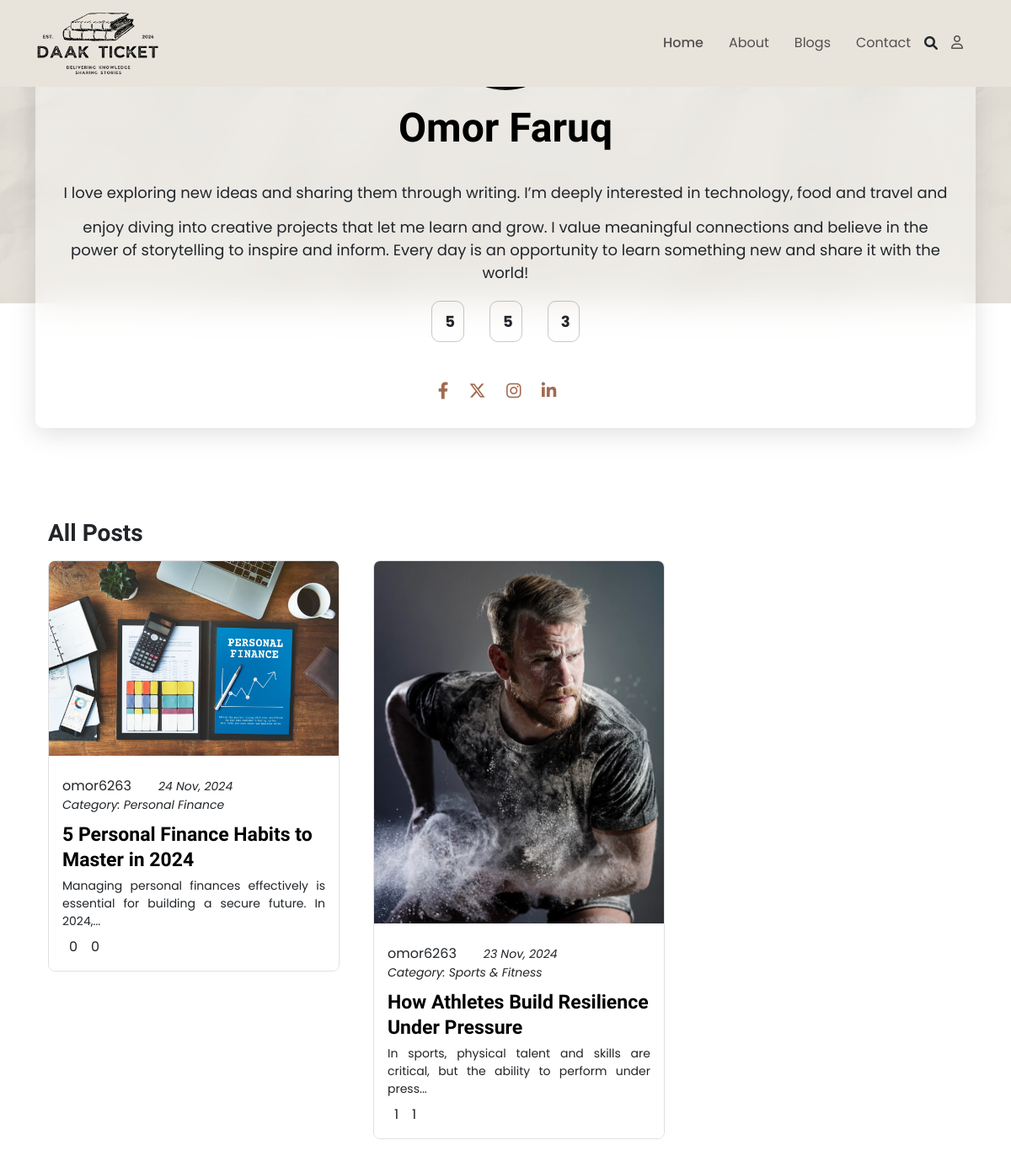
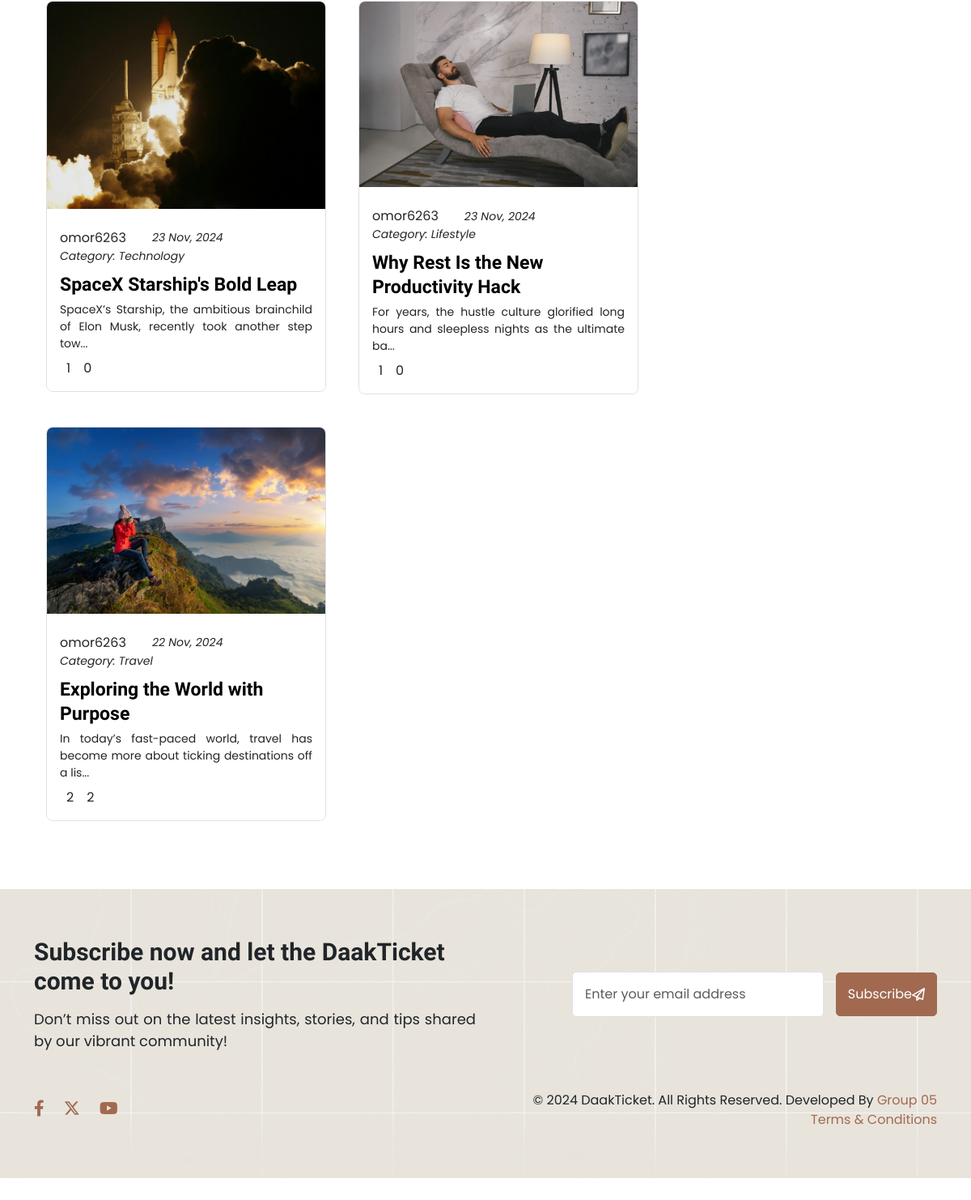
Screenshot of /profile.php?user_id=47 with the database file from the repository (2 pictures, top to bottom).
### tables this page shows
CREATE TABLE `user` (
  `user_id` int(11) NOT NULL,
  `username` varchar(50) NOT NULL,
  `first_name` varchar(50) DEFAULT NULL,
  `last_name` varchar(50) DEFAULT NULL,
  `email` varchar(100) NOT NULL,
  `password_hash` varchar(255) NOT NULL,
  `created_at` timestamp NOT NULL DEFAULT current_timestamp(),
  `role_id` int(11) DEFAULT 1002,
  `registration_date` timestamp NOT NULL DEFAULT current_timestamp(),
  `status` enum('active','inactive','banned') DEFAULT 'active',
  `user_otp` text DEFAULT NULL,
  `reset_token_hash` varchar(64) DEFAULT NULL,
  `reset_token_expires_at` datetime DEFAULT NULL
);

CREATE TABLE `blog_post` (
  `post_id` int(11) NOT NULL,
  `user_id` int(11) DEFAULT NULL,
  `title` varchar(255) NOT NULL,
  `content` text NOT NULL,
  `created_at` timestamp NOT NULL DEFAULT current_timestamp(),
  `updated_at` timestamp NOT NULL DEFAULT current_timestamp() ON UPDATE current_timestamp(),
  `feature_image` varchar(500) NOT NULL,
  `category_id` int(11) DEFAULT NULL,
  `status` enum('pending','approved','rejected','draft') DEFAULT 'pending',
  `rejection_reason` text DEFAULT NULL
);

CREATE TABLE `category` (
  `category_id` int(11) NOT NULL,
  `category_name` varchar(50) NOT NULL
);

### profile.php (the view, shortened to what this page needs)
<?php
include 'header.php';
$user_id = isset($_GET['user_id']) ? intval($_GET['user_id']) : null;
$user_query = "
    SELECT
        u.username, u.first_name, u.last_name, u.email,
        up.bio, up.profile_picture, up.facebook_link, up.twitter_link, up.instagram_link, up.linkedin_link,
        (SELECT COUNT(*) FROM blog_post WHERE user_id = u.user_id AND status = 'approved') AS total_posts,
        (SELECT COUNT(*) FROM likes l
         JOIN blog_post p ON l.post_id = p.post_id
         WHERE p.user_id = u.user_id AND p.status = 'approved') AS total_likes,
        (SELECT COUNT(*) FROM comment c
         JOIN blog_post p ON c.post_id = p.post_id
         WHERE p.user_id = u.user_id AND p.status = 'approved') AS total_comments
    FROM user u
    LEFT JOIN user_profile up ON u.user_id = up.user_id
    WHERE u.user_id = $user_id
";
$user_result = mysqli_query($conn, $user_query);
$user = mysqli_fetch_assoc($user_result);
?>
<div class="banner_user ">
    <div class="container">
        <div class="row">
        </div>
    </div>
</div>
<div class="main">
    <div class="container">
        <div class="row">
            <div class="col-md-12">
                <div class="profile user_pfp">
                    <h2 class="mt-3"><?php echo htmlspecialchars($user['first_name'] . ' ' . $user['last_name']); ?>
                    </h2>
                    <p>
                        <?php echo htmlspecialchars($user['bio'] ?: 'No bio available.'); ?>
                    </p>
                    <div class="total_inter">
                        <div class="post_qty qty">
                            <i class="lni lni-pen-to-square"></i><strong><?php echo $user['total_posts']; ?></strong>
                        </div>
                        <div class="like_qty qty">
                            <i class="lni lni-thumbs-up-3"></i><strong><?php echo $user['total_likes']; ?></strong>
                        </div>
                        <div class="comment_qty qty">
                                <strong><?php echo $user['total_comments']; ?></strong>
                        </div>
                    </div>
                    <div class="social_links_user social_icon mt-5">
                        <?php if (!empty($user['facebook_link'])): ?>
                            <a href="<?php echo htmlspecialchars($user['facebook_link']); ?>" target="_blank">
                                <i class="fa-brands fa-facebook-f"></i>
                            </a>
                        <?php endif; ?>
                        <?php if (!empty($user['twitter_link'])): ?>
                            <a href="<?php echo htmlspecialchars($user['twitter_link']); ?>" target="_blank">
                                <i class="fa-brands fa-x-twitter"></i>
                            </a>
                        <?php endif; ?>
                        <?php if (!empty($user['instagram_link'])): ?>
                            <a href="<?php echo htmlspecialchars($user['instagram_link']); ?>" target="_blank">
                                <i class="fa-brands fa-instagram"></i>
                            </a>
                        <?php endif; ?>
                        <?php if (!empty($user['linkedin_link'])): ?>
                            <a href="<?php echo htmlspecialchars($user['linkedin_link']); ?>" target="_blank">
                                <i class="fa-brands fa-linkedin-in"></i>
                            </a>
                        <?php endif; ?>
                    </div>
                </div>
            </div>
            <div class="col-md-12">
                <div class="user_posts cp60 mt-5">
                    <h3 class="mb-3">All Posts</h3>
                    <div class="row" id="masonry-grid">
                        <?php
                        $post_query = "
                              SELECT
        p.post_id, p.title, p.feature_image, p.created_at, p.updated_at, p.content,
        c.category_name,
        u.username
    FROM blog_post p
    LEFT JOIN category c ON p.category_id = c.category_id
    LEFT JOIN user u ON p.user_id = u.user_id
    WHERE p.user_id = $user_id AND p.status = 'approved'
    ORDER BY p.created_at DESC
                        ";
                        $post_result = mysqli_query($conn, $post_query);
                        if ($post_result && mysqli_num_rows($post_result) > 0) {
                            while ($post = mysqli_fetch_assoc($post_result)) {
                                $excerpt = isset($post['content']) ? substr($post['content'], 0, 90) . '...' : 'No content available.';
                                ?>
                                <div class="col-md-4 mb-4">
                                    <div class="blog_box">
                                        <a href="view-post.php?post_id=<?php echo $post['post_id']; ?>">
                                            <img src="<?php echo htmlspecialchars($post['feature_image']); ?>" class="img-fluid"
                                                alt="<?php echo htmlspecialchars($post['title']); ?>">
                                        </a>
                                        <div class="post_title">
                                            <div class="author_box d-flex align-items-center pt-2">
                                                <?php echo htmlspecialchars($post['username'] ?? 'Unknown'); ?>
                                                <p class="ps-2"><?php echo date('d M, Y', strtotime($post['created_at'])); ?>
                                                </p>
                                            </div>
                                            <div class="author_box category_name">
                                                <p>Category:
                                                    <?php echo htmlspecialchars($post['category_name'] ?? 'Uncategorized'); ?>
                                                </p>
                                            </div>
                                            <div class="blog_ttle">
                                                <a href="view-post.php?post_id=<?php echo $post['post_id']; ?>">
                                                    <h3><?php echo htmlspecialchars($post['title']); ?></h3>
                                                </a>
                                                <p><?php echo htmlspecialchars($excerpt); ?></p>
                                            </div>
                                            <div class="like_box mt-2 d-flex align-items-center">
                                                <span class="like-count ps-2">
                                                    <?php
                                                    $post_id = $post['post_id'];
                                                    $like_query = "SELECT COUNT(*) AS like_count FROM likes WHERE post_id = '$post_id'";
                                                    $like_result = mysqli_query($conn, $like_query);
                                                    $like_data = mysqli_fetch_assoc($like_result);
                                                    echo htmlspecialchars($like_data['like_count'] ?? 0);
                                                    ?>
                                                </span>
                                                <div class="comment-count-box d-flex align-items-center ps-3 pe-3">
                                                    <span class="comment-count">
                                                        <?php
                                                        $post_id = $post['post_id'];
                                                        $comment_query = "SELECT COUNT(*) AS comment_count FROM comment WHERE post_id = '$post_id'";
                                                        $comment_result = mysqli_query($conn, $comment_query);
                                                        $comment_data = mysqli_fetch_assoc($comment_result);
                                                        echo htmlspecialchars($comment_data['comment_count'] ?? 0);
                                                        ?>
                                                    </span>
                                                </div>
                                            </div>
                                        </div>
                                    </div>
                                </div>
                                <?php
                            }
                        } else {
                            echo '<div class="nothing_found text-center">
                                    <img src="assets/uploads/empty.png" class="img-fluid w-10" alt="nothing">
                                    <p class="text-center mt-4">No Published posts found.</p>
                                  </div>';
                        }
                        ?>
                    </div>
                </div>
            </div>
        </div>
    </div>
</div>
<?php include 'footer.php'; ?>

### rows the page displays
user: first_name+last_name "Omor Faruq"
blog_post: feature_image (picture), user.username "omor6263", created_at "24 Nov, 2024", category.category_name "Personal Finance", title "5 Personal Finance Habits to Master in 2024", content "Managing personal finances effectively is essential for building a secure future. In 2024,...", like_count "0", comment_count "0"
blog_post: feature_image+title (picture), user.username "omor6263", created_at "23 Nov, 2024", category.category_name "Sports & Fitness", title "How Athletes Build Resilience Under Pressure", content "In sports, physical talent and skills are critical, but the ability to perform under press...", like_count "1", comment_count "1"
blog_post: feature_image (picture), user.username "omor6263", created_at "23 Nov, 2024", category.category_name "Technology", title "SpaceX Starship's Bold Leap", content "SpaceX’s Starship, the ambitious brainchild of Elon Musk, recently took another step tow...", like_count "1", comment_count "0"
blog_post: feature_image+title (picture), user.username "omor6263", created_at "23 Nov, 2024", category.category_name "Lifestyle", title "Why Rest Is the New Productivity Hack", content "For years, the hustle culture glorified long hours and sleepless nights as the ultimate ba...", like_count "1", comment_count "0"
blog_post: feature_image+title (picture), user.username "omor6263", created_at "22 Nov, 2024", category.category_name "Travel", title "Exploring the World with Purpose", content "In today’s fast-paced world, travel has become more about ticking destinations off a lis...", like_count "2", comment_count "2"

### other values shown
$user['total_posts'] "5"
$user['total_likes'] "5"
$user['total_comments'] "3"
